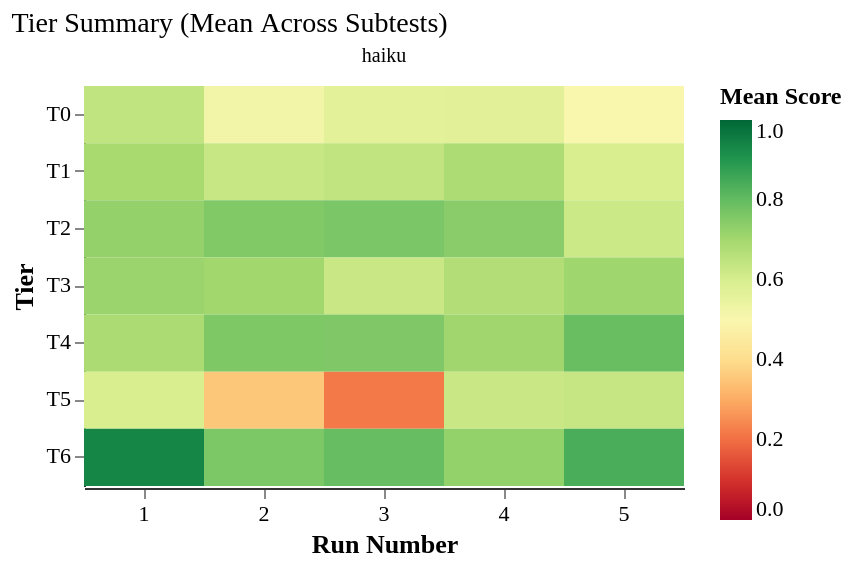

Write a Vega-Lite specification for this figure.
### Vega-Lite specification from a JSON file in a GitHub repository (floating-point values rounded to 4 significant figures)
{"config": {"font": "serif", "axis": {"labelFontSize": 11, "titleFontSize": 13, "gridColor": "#e0e0e0", "domainColor": "#333333"}, "legend": {"labelFontSize": 11, "titleFontSize": 12}, "title": {"fontSize": 14, "anchor": "start", "fontWeight": "normal"}, "view": {"stroke": null, "continuousWidth": 400, "continuousHeight": 300}, "mark": {"tooltip": true}}, "data": {"name": "data-0615cafc020e5e91f8dfa6efc09bf87e"}, "facet": {"column": {"field": "agent_model", "title": null, "type": "nominal"}}, "spec": {"mark": {"type": "rect"}, "encoding": {"color": {"field": "score", "scale": {"domain": [0, 1], "scheme": "redyellowgreen"}, "title": "Mean Score", "type": "quantitative"}, "tooltip": [{"field": "agent_model", "title": "Model", "type": "nominal"}, {"field": "tier", "title": "Tier", "type": "ordinal"}, {"field": "run_number", "title": "Run", "type": "ordinal"}, {"field": "score", "format": ".3f", "title": "Mean Score", "type": "quantitative"}], "x": {"axis": {"labelAngle": 0}, "field": "run_number", "title": "Run Number", "type": "ordinal"}, "y": {"field": "tier", "sort": ["T0", "T1", "T2", "T3", "T4", "T5", "T6"], "title": "Tier", "type": "ordinal"}}, "height": 200, "width": 300}, "resolve": {"scale": {"color": "shared"}}, "title": "Tier Summary (Mean Across Subtests)", "$schema": "https://vega.github.io/schema/vega-lite/v6.1.0.json", "datasets": {"data-0615cafc020e5e91f8dfa6efc09bf87e": [{"agent_model": "haiku", "tier": "T0", "run_number": 1, "score": 0.6453}, {"agent_model": "haiku", "tier": "T0", "run_number": 2, "score": 0.5194}, {"agent_model": "haiku", "tier": "T0", "run_number": 3, "score": 0.565}, {"agent_model": "haiku", "tier": "T0", "run_number": 4, "score": 0.5683}, {"agent_model": "haiku", "tier": "T0", "run_number": 5, "score": 0.5023}, {"agent_model": "haiku", "tier": "T1", "run_number": 1, "score": 0.6925}, {"agent_model": "haiku", "tier": "T1", "run_number": 2, "score": 0.6326}, {"agent_model": "haiku", "tier": "T1", "run_number": 3, "score": 0.6441}, {"agent_model": "haiku", "tier": "T1", "run_number": 4, "score": 0.6799}, {"agent_model": "haiku", "tier": "T1", "run_number": 5, "score": 0.5958}, {"agent_model": "haiku", "tier": "T2", "run_number": 1, "score": 0.724}, {"agent_model": "haiku", "tier": "T2", "run_number": 2, "score": 0.755}, {"agent_model": "haiku", "tier": "T2", "run_number": 3, "score": 0.7635}, {"agent_model": "haiku", "tier": "T2", "run_number": 4, "score": 0.7418}, {"agent_model": "haiku", "tier": "T2", "run_number": 5, "score": 0.6213}, {"agent_model": "haiku", "tier": "T3", "run_number": 1, "score": 0.7146}, {"agent_model": "haiku", "tier": "T3", "run_number": 2, "score": 0.7025}, {"agent_model": "haiku", "tier": "T3", "run_number": 3, "score": 0.6282}, {"agent_model": "haiku", "tier": "T3", "run_number": 4, "score": 0.6714}, {"agent_model": "haiku", "tier": "T3", "run_number": 5, "score": 0.7084}, {"agent_model": "haiku", "tier": "T4", "run_number": 1, "score": 0.6872}, {"agent_model": "haiku", "tier": "T4", "run_number": 2, "score": 0.758}, {"agent_model": "haiku", "tier": "T4", "run_number": 3, "score": 0.7567}, {"agent_model": "haiku", "tier": "T4", "run_number": 4, "score": 0.7067}, {"agent_model": "haiku", "tier": "T4", "run_number": 5, "score": 0.7927}, {"agent_model": "haiku", "tier": "T5", "run_number": 1, "score": 0.5983}, {"agent_model": "haiku", "tier": "T5", "run_number": 2, "score": 0.355}, {"agent_model": "haiku", "tier": "T5", "run_number": 3, "score": 0.2183}, {"agent_model": "haiku", "tier": "T5", "run_number": 4, "score": 0.6267}, {"agent_model": "haiku", "tier": "T5", "run_number": 5, "score": 0.635}, {"agent_model": "haiku", "tier": "T6", "run_number": 1, "score": 0.9353}, {"agent_model": "haiku", "tier": "T6", "run_number": 2, "score": 0.762}, {"agent_model": "haiku", "tier": "T6", "run_number": 3, "score": 0.795}, {"agent_model": "haiku", "tier": "T6", "run_number": 4, "score": 0.7263}, {"agent_model": "haiku", "tier": "T6", "run_number": 5, "score": 0.8403}]}}
